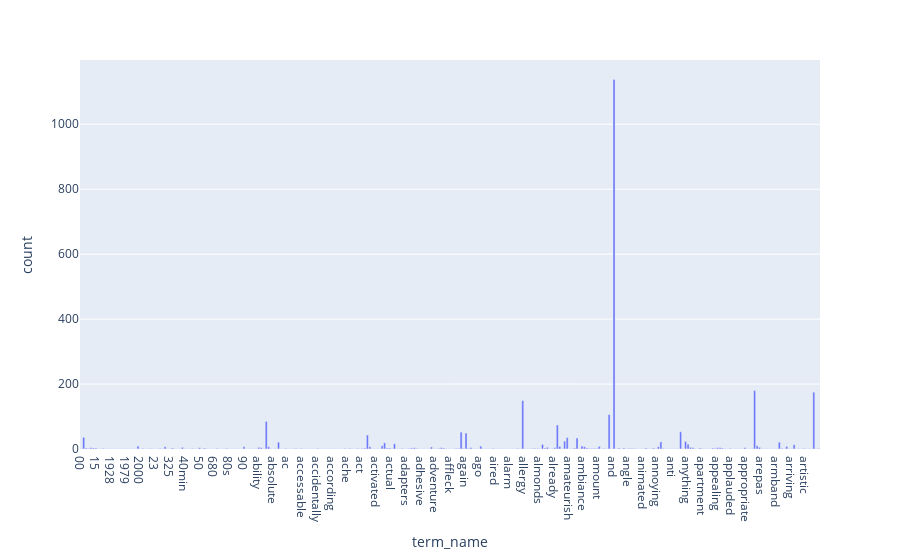

This figure's notebook cell:
### Markdown cell above
### >>> **Exercise 13 (take home):**
If you want a nicer interactive visualization here, I would encourage you try to install and use plotly to achieve this.

### Code cell
# Answer here
term_frequencies = np.asarray(X_counts.sum(axis=0))[0]
d = {'term_name': count_vect.get_feature_names_out()[:300], 'count': term_frequencies[:300]}
dateframe = pd.DataFrame(data=d)

fig = px.bar(dateframe, x='term_name', y='count')
fig.show()

### Figure 1 — Plotly figure (JSON) as saved in the notebook; plotly's stock layout.template omitted (floating-point values rounded to 4 significant figures; data arrays with more than 128 entries replaced by an {"elided": "..."} marker saying what was removed)
{"data": [{"alignmentgroup": "True", "hovertemplate": "term_name=%{x}<br>count=%{y}<extra></extra>", "legendgroup": "", "marker": {"color": "#636efa", "pattern": {"shape": ""}}, "name": "", "offsetgroup": "", "orientation": "v", "showlegend": false, "textposition": "auto", "type": "bar", "x": {"elided": "300 str values"}, "xaxis": "x", "y": {"elided": "300 int values"}, "yaxis": "y"}], "layout": {"barmode": "relative", "legend": {"tracegroupgap": 0}, "margin": {"t": 60}, "xaxis": {"anchor": "y", "domain": [0, 1], "title": {"text": "term_name"}}, "yaxis": {"anchor": "x", "domain": [0, 1], "title": {"text": "count"}}}}
